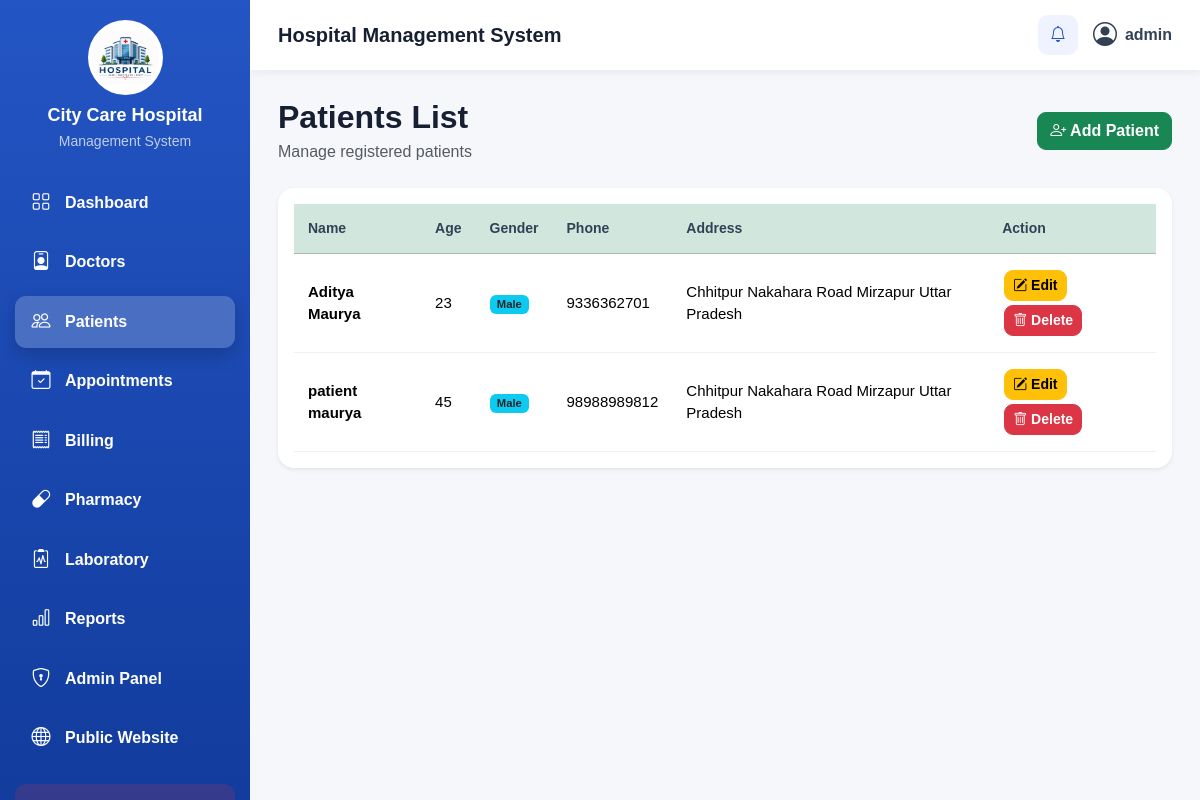
/patients/ (signed in), run on an earlier commit of the app's database.
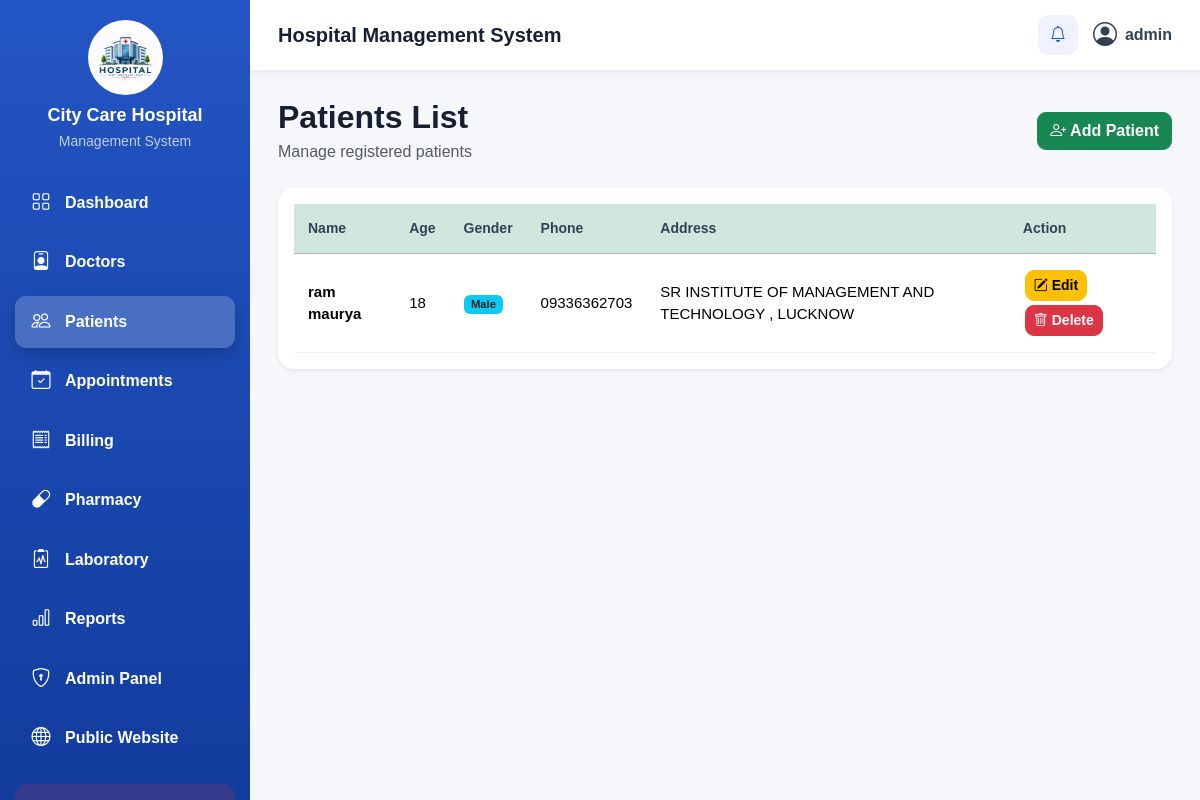
And on a later commit of the database.
### management/models.py (models this page shows, shortened)
class Patient(models.Model):
    GENDER_CHOICES = [
        ("Male", "Male"),
        ("Female", "Female"),
        ("Other", "Other"),
    ]
    BLOOD_GROUP_CHOICES = [
        ("A+", "A+"),
        ("A-", "A-"),
        ("B+", "B+"),
        ("B-", "B-"),
        ("AB+", "AB+"),
        ("AB-", "AB-"),
        ("O+", "O+"),
        ("O-", "O-"),
    ]
    name = models.CharField(
        max_length=100
    )
    email = models.EmailField(
        blank=True
    )
    age = models.PositiveIntegerField(
        null=True,
        blank=True
    )
    date_of_birth = models.DateField(
        null=True,
        blank=True
    )
    gender = models.CharField(
        max_length=10,
        choices=GENDER_CHOICES,
        blank=True
    )
    phone = models.CharField(
        max_length=15
    )
    aadhaar_number = models.CharField(
        max_length=12,
        blank=True
    )
    address = models.TextField(
        blank=True
    )
    blood_group = models.CharField(
        max_length=5,
        choices=BLOOD_GROUP_CHOICES,
        blank=True
    )
    emergency_contact_name = models.CharField(
        max_length=100,
        blank=True
    )
    emergency_contact_phone = models.CharField(
        max_length=15,
        blank=True
    )
    photo = models.ImageField(
        upload_to="patients/",
        blank=True,
        null=True
    )
    created_at = models.DateTimeField(
        auto_now_add=True
    )
    updated_at = models.DateTimeField(
        auto_now=True
    )

### management/views.py (the view)
@role_or_admin_required(['Staff', 'Doctor', 'Nurse'])
def patients(request):
    patient_list = Patient.objects.all()
    return render(
        request,
        "patients.html",
        {
            "patients":
                patient_list
        }
    )

### management/views.py (called while the page is built, shortened)
def is_admin(user):
    return (
        user.is_authenticated
        and user.is_active
        and user.is_staff
        and user.is_superuser
    )

def role_or_admin_required(allowed_roles):
    def decorator(view_function):
        @wraps(view_function)
        @login_required(login_url="login")
        def wrapper(request, *args, **kwargs):
            if is_admin(request.user):
                return view_function(request, *args, **kwargs)
        return wrapper
    return decorator

### templates/patients.html (shortened to what this page needs)
{% extends 'base.html' %}
{% block content %}
<div class="d-flex justify-content-between align-items-center mb-4">
    <div>
        <h2 class="fw-bold mb-1">Patients List</h2>
        <p class="text-muted mb-0">Manage registered patients</p>
    </div>
    <a href="{% url 'add_patient' %}" class="btn btn-success">
        <i class="bi bi-person-plus"></i>
        Add Patient
    </a>
</div>
<div class="card border-0 shadow-sm rounded-4">
    <div class="card-body">
        <div class="table-responsive">
            <table class="table table-hover align-middle">
                <thead class="table-success">
                    <tr>
                        <th>Name</th>
                        <th>Age</th>
                        <th>Gender</th>
                        <th>Phone</th>
                        <th>Address</th>
                        <th>Action</th>
                    </tr>
                </thead>
                <tbody>
                    {% for patient in patients %}
                    <tr>
                        <td class="fw-semibold">
                            {{ patient.name }}
                        </td>
                        <td>{{ patient.age }}</td>
                        <td>
                            <span class="badge bg-info text-dark">
                                {{ patient.gender }}
                            </span>
                        </td>
                        <td>{{ patient.phone }}</td>
                        <td>
                            {{ patient.address|default:"Not provided" }}
                        </td>
                        <td>
                            <a
                                href="{% url 'edit_patient' patient.id %}"
                                class="btn btn-warning btn-sm"
                            >
                                <i class="bi bi-pencil-square"></i>
                                Edit
                            </a>
                            <a
                                href="{% url 'delete_patient' patient.id %}"
                                class="btn btn-danger btn-sm"
                            >
                                <i class="bi bi-trash"></i>
                                Delete
                            </a>
                        </td>
                    </tr>
                    {% empty %}
                    <tr>
                        <td colspan="6" class="text-center text-muted py-4">
                            No patients found.
                        </td>
                    </tr>
                    {% endfor %}
                </tbody>
            </table>
        </div>
    </div>
</div>
{% endblock %}

### templates/base.html (shortened to what this page needs)
{% load static %}
<!DOCTYPE html>
<html lang="en">
<head>
    <link
        href="https://cdn.jsdelivr.net/npm/bootstrap@5.3.3/dist/css/bootstrap.min.css"
        rel="stylesheet"
    >
    <link
        rel="stylesheet"
        href="https://cdn.jsdelivr.net/npm/bootstrap-icons@1.11.3/font/bootstrap-icons.min.css"
    >
    <link
        rel="stylesheet"
        href="{% static 'css/style.css' %}"
    >
</head>
<body class="{% if request.user.is_authenticated and request.user.userprofile.role == 'Patient' %}patient-layout{% else %}admin-layout{% endif %}">
<div class="sidebar">
    <div class="sidebar-brand">
        <img
            src="{% static 'images/hospital photo/logo.png' %}"
            alt="City Care Hospital Logo"
        >
        <h4>
            <b>City Care Hospital</b>
        </h4>
        <small>
            {% if request.user.is_authenticated and request.user.userprofile.role == "Patient" %}
                Patient Portal
            {% else %}
                Management System
            {% endif %}
        </small>
    </div>
    <nav class="sidebar-menu">
        {% if request.user.is_authenticated and request.user.userprofile.role == "Patient" %}
            <a
                href="{% url 'patient_dashboard' %}"
                class="{% if request.resolver_match.url_name == 'patient_dashboard' %}active{% endif %}"
            >
                <i class="bi bi-grid"></i>
                <b>Dashboard</b>
            </a>
            <a
                href="{% url 'patient_appointments' %}"
                class="{% if request.resolver_match.url_name == 'patient_appointments' %}active{% endif %}"
            >
                <i class="bi bi-calendar-check"></i>
                <b>My Appointments</b>
            </a>
            <a
                href="{% url 'patient_new_appointment' %}"
                class="{% if request.resolver_match.url_name == 'patient_new_appointment' %}active{% endif %}"
            >
                <i class="bi bi-calendar-plus"></i>
                <b>New Appointment</b>
            </a>
            <a
                href="{% url 'patient_bills' %}"
                class="{% if request.resolver_match.url_name == 'patient_bills' %}active{% endif %}"
            >
                <i class="bi bi-receipt"></i>
                <b>My Bills</b>
            </a>
            <a
                href="{% url 'patient_laboratory' %}"
                class="{% if request.resolver_match.url_name == 'patient_laboratory' %}active{% endif %}"
            >
                <i class="bi bi-clipboard2-pulse"></i>
                <b>Laboratory</b>
            </a>
            <a
                href="{% url 'patient_pharmacy' %}"
                class="{% if request.resolver_match.url_name == 'patient_pharmacy' %}active{% endif %}"
            >
                <i class="bi bi-capsule"></i>
                <b>Pharmacy</b>
            </a>
            <a
                href="{% url 'patient_profile' %}"
                class="{% if request.resolver_match.url_name == 'patient_profile' %}active{% endif %}"
            >
                <i class="bi bi-person-circle"></i>
                <b>My Profile</b>
            </a>
        {% else %}
            {% with role=request.user.userprofile.role %}
            <a
                href="{% if role == 'Doctor' %}{% url 'doctor_dashboard' %}{% elif role == 'Nurse' %}{% url 'nurse_dashboard' %}{% elif role == 'Staff' %}{% url 'staff_dashboard' %}{% else %}{% url 'dashboard' %}{% endif %}"
                class="{% if request.resolver_match.url_name in 'dashboard doctor_dashboard nurse_dashboard staff_dashboard' %}active{% endif %}"
            >
                <i class="bi bi-grid"></i>
                <b>Dashboard</b>
            </a>
            {% if role == 'Staff' or request.user.is_superuser %}
                <a href="{% url 'doctors' %}" class="{% if request.resolver_match.url_name == 'doctors' %}active{% endif %}">
                    <i class="bi bi-person-badge"></i><b>Doctors</b>
                </a>
            {% endif %}
            {% if role == 'Staff' or role == 'Doctor' or role == 'Nurse' or request.user.is_superuser %}
                <a href="{% url 'patients' %}" class="{% if request.resolver_match.url_name == 'patients' %}active{% endif %}">
                    <i class="bi bi-people"></i><b>Patients</b>
                </a>
                <a href="{% url 'appointments' %}" class="{% if request.resolver_match.url_name == 'appointments' %}active{% endif %}">
                    <i class="bi bi-calendar-check"></i><b>Appointments</b>
                </a>
            {% endif %}
            {% if role == 'Staff' or role == 'Doctor' or request.user.is_superuser %}
                <a href="{% url 'billing_list' %}" class="{% if request.resolver_match.url_name == 'billing_list' %}active{% endif %}">
                    <i class="bi bi-receipt"></i><b>Billing</b>
                </a>
            {% endif %}
            {% if role == 'Staff' or role == 'Nurse' or request.user.is_superuser %}
                <a href="{% url 'medicines' %}" class="{% if request.resolver_match.url_name == 'medicines' %}active{% endif %}">
                    <i class="bi bi-capsule"></i><b>Pharmacy</b>
                </a>
            {% endif %}
            {% if role == 'Staff' or role == 'Doctor' or role == 'Nurse' or request.user.is_superuser %}
                <a href="{% url 'laboratory' %}" class="{% if request.resolver_match.url_name == 'laboratory' %}active{% endif %}">
                    <i class="bi bi-clipboard2-pulse"></i><b>Laboratory</b>
                </a>
            {% endif %}
            {% if role == 'Staff' or role == 'Doctor' or request.user.is_superuser %}
                <a href="{% url 'reports' %}" class="{% if request.resolver_match.url_name == 'reports' %}active{% endif %}">
                    <i class="bi bi-bar-chart"></i><b>Reports</b>
                </a>
            {% endif %}
            {% endwith %}
            {% if request.user.is_superuser %}
                <a
                    href="{% url 'admin_panel' %}"
                    class="{% if request.resolver_match.url_name == 'admin_panel' %}active{% endif %}"
                >
                    <i class="bi bi-shield-lock"></i>
                    <b>Admin Panel</b>
                </a>
            {% endif %}
        {% endif %}
        <a href="{% url 'user_home' %}">
            <i class="bi bi-globe"></i>
            <b>Public Website</b>
        </a>
        {% if request.user.is_authenticated %}
            <a href="{% url 'logout' %}" class="logout-link">
                <i class="bi bi-box-arrow-right"></i>
            </a>
        {% else %}
            <a href="{% url 'login' %}">
                <i class="bi bi-box-arrow-in-right"></i>
                <b>Login</b>
            </a>
        {% endif %}
    </nav>
</div>
<div class="main-wrapper">
    <header class="topbar">
        <div>
            <h5 class="mb-0">
                <b>
                    {% if request.user.is_authenticated and request.user.userprofile.role == "Patient" %}
                        Patient Portal
                    {% else %}
                        Hospital Management System
                    {% endif %}
                </b>
            </h5>
        </div>
        <div class="topbar-actions">
            <button
                type="button"
                class="icon-button"
                title="Notifications"
            >
                <i class="bi bi-bell"></i>
            </button>
            <div class="admin-box">
                <i class="bi bi-person-circle"></i>
                {% if request.user.is_authenticated %}
                    <span>
                        {{ request.user.username }}
                    </span>
                {% else %}
                    <span>
                        Guest
                    </span>
                {% endif %}
            </div>
        </div>
    </header>
    <main class="page-content">
        {% block content %}
        {% endblock %}
    </main>
</div>
</body>
</html>

### static/css/style.css (style rules this page uses)
:root { --primary: #2355c4; --primary-dark: #123c9d; --background: #f5f7fb; --text-dark: #172033; --text-muted: #64748b; --border: #e2e8f0; }
* { box-sizing: border-box; }
body { margin: 0; min-height: 100vh; background: var(--background); color: var(--text-dark); font-family: Arial, sans-serif; }
a { text-decoration: none; }
.sidebar { position: fixed; top: 0; left: 0; z-index: 1000; width: 250px; height: 100vh; padding: 20px 15px; overflow-y: auto; color: white; background: linear-gradient( 180deg, var(--primary), var(--primary-dark) ); }
.sidebar-brand { margin-bottom: 25px; text-align: center; }
.sidebar-brand img { width: 75px; height: 75px; padding: 4px; margin-bottom: 10px; object-fit: contain; background: white; border-radius: 50%; }
.sidebar-brand h4 { margin: 0; font-size: 18px; }
.sidebar-brand small { display: block; margin-top: 4px; color: rgba(255, 255, 255, 0.72); }
.sidebar-menu { display: flex; flex-direction: column; gap: 7px; }
.sidebar-menu a { display: flex; align-items: center; gap: 12px; padding: 12px 14px; color: white; border-radius: 11px; transition: 0.25s ease; }
.sidebar-menu a i { width: 24px; font-size: 19px; text-align: center; }
.sidebar-menu a.active { color: white; background: rgba(255, 255, 255, 0.2); box-shadow: 0 7px 18px rgba(0, 0, 0, 0.18); }
.sidebar-menu .logout-link { margin-top: 12px; background: rgba(220, 53, 69, 0.18); }
.main-wrapper { min-height: 100vh; margin-left: 250px; }
.topbar { position: sticky; top: 0; z-index: 900; height: 70px; padding: 0 28px; display: flex; justify-content: space-between; align-items: center; background: white; box-shadow: 0 2px 10px rgba(15, 23, 42, 0.07); }
.topbar-actions { display: flex; align-items: center; gap: 15px; }
.icon-button { width: 40px; height: 40px; border: none; border-radius: 10px; color: var(--primary); background: #eef3ff; transition: 0.25s; }
.admin-box { display: flex; align-items: center; gap: 8px; color: #334155; font-weight: 600; }
.admin-box i { font-size: 24px; }
.page-content { padding: 28px; }
.card { border: none; transition: 0.3s ease; }
.card-body { font-size: 15px; }
.table { width: 100%; margin-bottom: 0; }
.table thead th { padding: 14px; white-space: nowrap; color: #334155; font-size: 14px; vertical-align: middle; }
.table tbody td { padding: 14px; vertical-align: middle; border-color: #edf1f7; }
.btn { border-radius: 9px; font-weight: 600; }
.btn-sm { margin: 2px; }

What changed in the data, as far as the page shows it:
removed Patient: name "Aditya Maurya", age "23", gender "Male", phone "9336362701", address "Chhitpur Nakahara Road Mirzapur Uttar Pradesh"
removed Patient: name "patient maurya", age "45", gender "Male", phone "98988989812", address "Chhitpur Nakahara Road Mirzapur Uttar Pradesh"
added Patient: name "ram maurya", age "18", gender "Male", phone "09336362703", address "SR INSTITUTE OF MANAGEMENT AND TECHNOLOGY , LUCKNOW"
